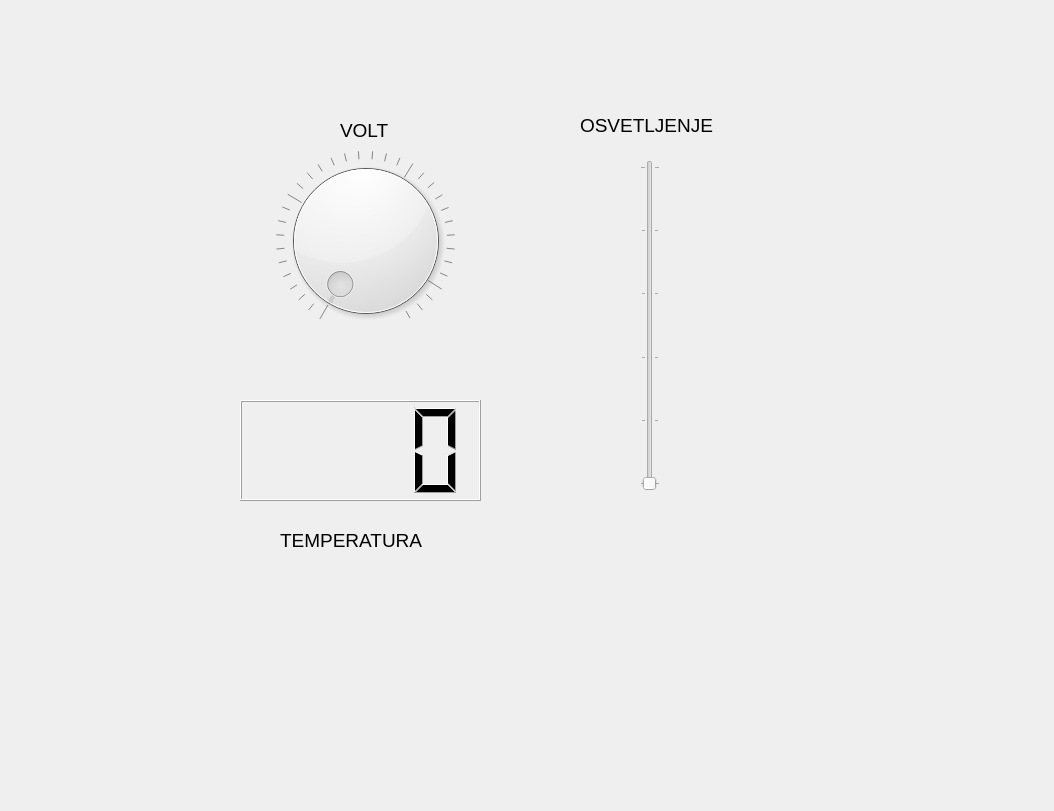
<?xml version="1.0" encoding="UTF-8"?>
<ui version="4.0">
 <class>Dialog</class>
 <widget class="QDialog" name="Dialog">
  <property name="geometry">
   <rect>
    <x>0</x>
    <y>0</y>
    <width>1054</width>
    <height>811</height>
   </rect>
  </property>
  <property name="windowTitle">
   <string>Dialog</string>
  </property>
  <widget class="QDial" name="dial">
   <property name="geometry">
    <rect>
     <x>270</x>
     <y>150</y>
     <width>191</width>
     <height>181</height>
    </rect>
   </property>
   <property name="minimum">
    <number>0</number>
   </property>
   <property name="maximum">
    <number>33</number>
   </property>
   <property name="pageStep">
    <number>10</number>
   </property>
   <property name="value">
    <number>0</number>
   </property>
   <property name="sliderPosition">
    <number>0</number>
   </property>
   <property name="invertedAppearance">
    <bool>false</bool>
   </property>
   <property name="invertedControls">
    <bool>false</bool>
   </property>
   <property name="wrapping">
    <bool>false</bool>
   </property>
   <property name="notchTarget">
    <double>3.700000000000000</double>
   </property>
   <property name="notchesVisible">
    <bool>true</bool>
   </property>
  </widget>
  <widget class="QSlider" name="verticalSlider">
   <property name="geometry">
    <rect>
     <x>640</x>
     <y>160</y>
     <width>20</width>
     <height>331</height>
    </rect>
   </property>
   <property name="maximum">
    <number>100</number>
   </property>
   <property name="orientation">
    <enum>Qt::Vertical</enum>
   </property>
   <property name="tickPosition">
    <enum>QSlider::TicksBothSides</enum>
   </property>
   <property name="tickInterval">
    <number>20</number>
   </property>
  </widget>
  <widget class="QLCDNumber" name="lcdNumber">
   <property name="geometry">
    <rect>
     <x>240</x>
     <y>400</y>
     <width>241</width>
     <height>101</height>
    </rect>
   </property>
   <property name="digitCount">
    <number>4</number>
   </property>
  </widget>
  <widget class="QLabel" name="label">
   <property name="geometry">
    <rect>
     <x>340</x>
     <y>100</y>
     <width>131</width>
     <height>61</height>
    </rect>
   </property>
   <property name="font">
    <font>
     <pointsize>14</pointsize>
    </font>
   </property>
   <property name="text">
    <string>VOLT</string>
   </property>
  </widget>
  <widget class="QLabel" name="label_2">
   <property name="geometry">
    <rect>
     <x>580</x>
     <y>100</y>
     <width>181</width>
     <height>51</height>
    </rect>
   </property>
   <property name="font">
    <font>
     <pointsize>14</pointsize>
    </font>
   </property>
   <property name="text">
    <string>OSVETLJENJE</string>
   </property>
  </widget>
  <widget class="QLabel" name="label_3">
   <property name="geometry">
    <rect>
     <x>280</x>
     <y>500</y>
     <width>211</width>
     <height>81</height>
    </rect>
   </property>
   <property name="font">
    <font>
     <pointsize>14</pointsize>
    </font>
   </property>
   <property name="text">
    <string>TEMPERATURA</string>
   </property>
  </widget>
 </widget>
 <resources/>
 <connections/>
</ui>
